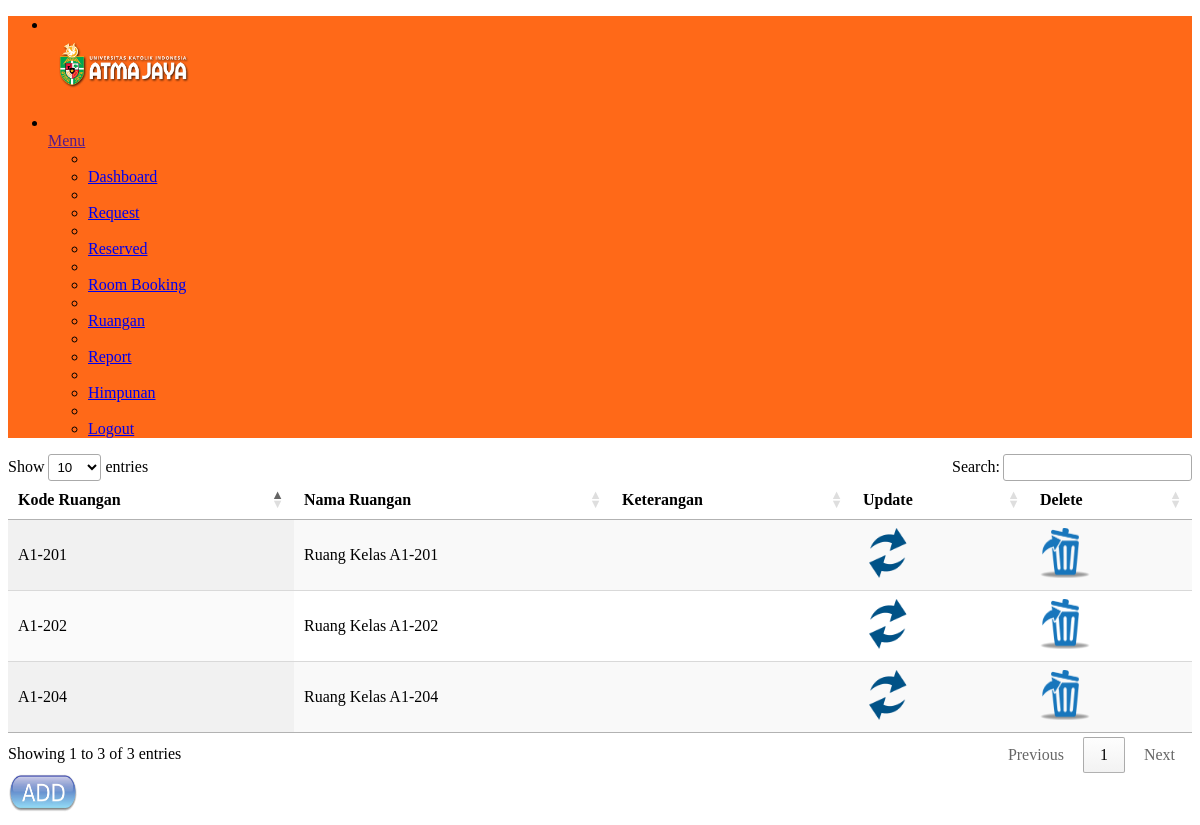
Page /?page=DataRuangan (signed in) on the committed database.
### tables this page shows
CREATE TABLE IF NOT EXISTS `tb_ruangan` (
  `kd_ruangan` varchar(10) NOT NULL,
  `nama_ruangan` text NOT NULL,
  `keterangan` text NOT NULL,
  PRIMARY KEY (`kd_ruangan`)
);

### Koneksi/koneksi.php (called while the page is built, shortened)
<?php
	$myDbs = "sistem_ruangan";
?>

### fungsi/fungsi.php (called while the page is built, shortened)
<?php
class DB_Functions {
    function __construct() {
        include '/Koneksi/koneksi.php';
    }
    function getDataRuangan() {
        $result = mysql_query("SELECT * FROM tb_ruangan");
        return $result;
    }
}
?>

### show_ruangan.php (the view, shortened to what this page needs)
<!DOCTYPE html>
<html>
    <head>
        <?php
        require "./admin/partials/header.php";
        include "./fungsi/fungsi.php";
        $fungsi = new DB_Functions();
        ?>
        <link rel="stylesheet" type="text/css" href="https://cdn.datatables.net/1.10.11/css/jquery.dataTables.min.css">
    </head>
    <main class="main-content bgc-grey-100">
        <div id="mainContent">
            <table class="display table table-striped table-bordered" id="datatable">
                <thead>
                <th>Kode Ruangan</th>
                <th>Nama Ruangan</th>
                <th>Keterangan</th>
                <th>Update</th>
                <th>Delete</th>
                </thead>
                <tbody>
                    <?php
                    $myQry = $fungsi->getDataRuangan();
                    while ($kolomData = mysql_fetch_array($myQry)) {
                        ?>
                        <tr>
                            <td><?php echo $kolomData['kd_ruangan']; ?></td>
                            <td><?php echo $kolomData['nama_ruangan']; ?></td>
                            <td><?php echo $kolomData['keterangan']; ?></td>
                            <td>
                                <a href="?page=UpdateRuangan&Kode=<?php echo md5(mb_convert_encoding($kolomData['kd_ruangan'],"UTF-32")) ?>">
                                   <img src="images/update.png" width="50" height="50">
                                </a>
                            </td>
                            <td>
                                <a href="?page=DeleteRuangan&Kode=<?php echo md5(mb_convert_encoding($kolomData['kd_ruangan'],"UTF-32")) ?>">
                                <img src="images/delete.png" width="50" height="50">
                                </a>
                            </td>
                        </tr>
                    <?php } ?>
                </tbody>
            </table>
            <a href="?page=TambahRuangan">
                <img src="images/add_button.png" width="70" height="40">
            </a>
        </div>
    </main>
</html>

### rows in the picture
tb_ruangan: kd_ruangan "A1-201", nama_ruangan "Ruang Kelas A1-201"
tb_ruangan: kd_ruangan "A1-202", nama_ruangan "Ruang Kelas A1-202"
tb_ruangan: kd_ruangan "A1-204", nama_ruangan "Ruang Kelas A1-204"
